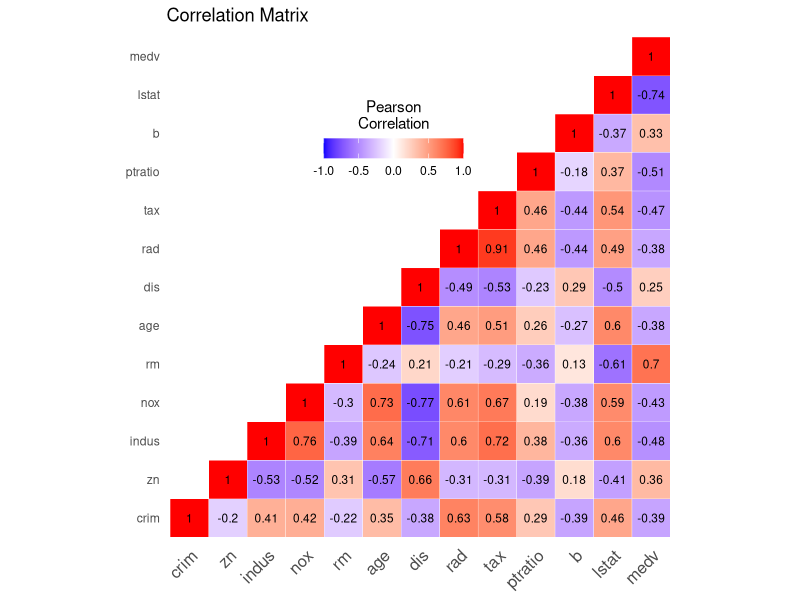

Recreate this plot in R. (Note: this script raises an error after producing the figure.)
## ---- chunk 1
knitr::opts_chunk$set(echo = TRUE)
## ---- chunk 2
library(mlbench)
library(ggplot2)
library(reshape2)
library(leaps)
## ---- chunk 3
data("BostonHousing")
## ---- chunk 4
s=summary(BostonHousing)
knitr::kable(t(s[c(1,3,4,6),]), caption="Summary of variables")
## ---- chunk 5
corr = round(cor(BostonHousing[,-4]), 2)

get_lower_tri<-function(cormat){
  cormat[upper.tri(cormat)] <- NA
  return(cormat)
}

corrplt <- get_lower_tri(corr)
corrplt = melt(corrplt)
# Correlation plot
corrheatmap = ggplot(data = corrplt, aes(x = Var1, y = Var2, fill = value)) +
  geom_tile(color = "white") +
  scale_fill_gradient2(low = "blue", high = "red", mid = "white", 
                       midpoint = 0, limit = c(-1,1), space = "Lab", na.value = 'white', 
                       name="Pearson\nCorrelation") +
  theme_minimal() +
  theme(axis.text.x = element_text(angle = 45, vjust = 1, 
                                   size = 12, hjust = 1)) +
  coord_fixed()

corrheatmap + geom_text(aes(Var1, Var2, label = value), color = "black", size = 3) +
  theme(
    axis.title.x = element_blank(),
    axis.title.y = element_blank(),
    panel.grid.major = element_blank(),
    panel.border = element_blank(),
    panel.background = element_blank(),
    axis.ticks = element_blank(),
    legend.justification = c(1, 0),
    legend.position = c(0.6, 0.7),
    legend.direction = "horizontal") +
  ggtitle("Correlation Matrix") + 
  guides(fill = guide_colorbar(barwidth = 7, barheight = 1, title.position = "top", title.hjust = 0.5))
## ---- chunk 6
n = nrow(BostonHousing)
lmfit = lm(medv ~ ., data = BostonHousing)
best_bic = step(lmfit, direction="both", k=log(n), trace=0)
## ---- chunk 7
best_bic$call
## ---- chunk 8
min(best_bic$anova$AIC)
## ---- chunk 9
knitr::kable(data.frame(best_bic$coefficients), caption="Variables and parameters of best BIC model")
## ---- chunk 10
best_aic = step(lmfit, direction="forward", k=2, trace=0)
best_aic$call
## ---- chunk 11
best_aic$anova$AIC
## ---- chunk 12
knitr::kable(data.frame(best_aic$coefficients), caption="Variables and parameters of best AIC model")
## ---- chunk 13
bb = BostonHousing
RSSleaps=regsubsets(medv ~ ., data = BostonHousing, nvmax = NULL, method = "backward")
sumleaps = summary(RSSleaps, matrix = T)
sumleaps$outmat
sumleaps$cp
## ---- chunk 14
min(sumleaps$cp)
## ---- chunk 15
res = read.csv("result.csv")
## ---- chunk 16
ggplot(data = res, aes(x=k, y=Accuracy)) +
  geom_line() + geom_point() + 
  theme_bw() + ggtitle("Test Accuracy vs k plot")
## ---- chunk 17
res$X = NULL
res$p = NULL
res$k = as.character(res$k)
knitr::kable(t(res), align = 'c', caption = "Performance summary of knn as k varies")
